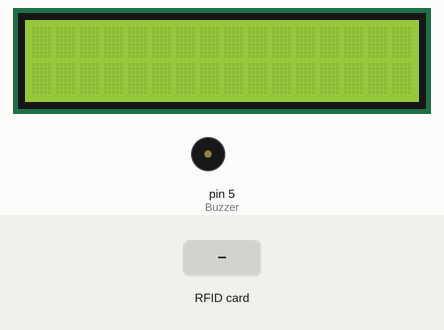
Recording of a sketch running on a simulated Arduino Uno, built with avr-gcc and run on an emulated ATmega328P. Parts: 16×2 character LCD, buzzer (waves = sounding). Inputs (shaded band) come from the test bench. What the sketch prints to the serial monitor is not drawn.

Above: at 1.3 s.
1.4 s: RFID card D3 CF 70 11 held to the reader
At 2.1 s:
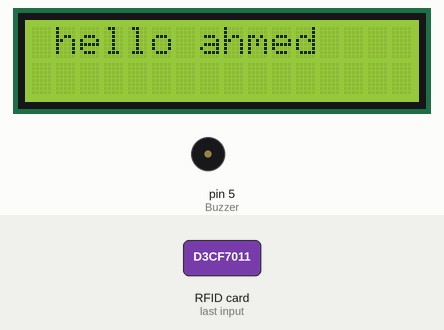
4.4 s: RFID card 83 10 6E 11 held to the reader
At 5.5 s:
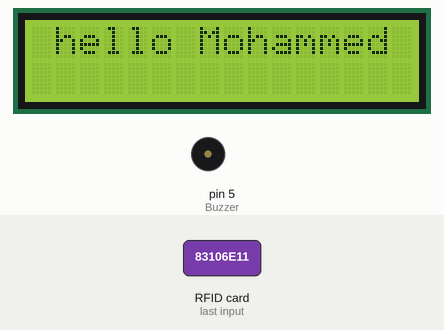
7.4 s: RFID card 5E 7A 19 C4 held to the reader
At 10.1 s:
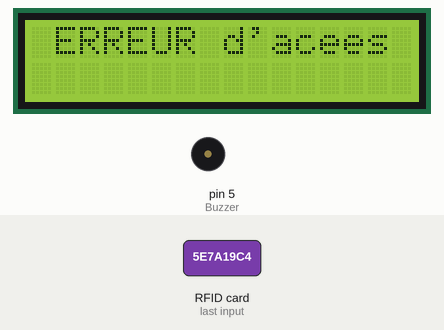
10.4 s: RFID card D3 CF 70 11 held to the reader
At 11.4 s:
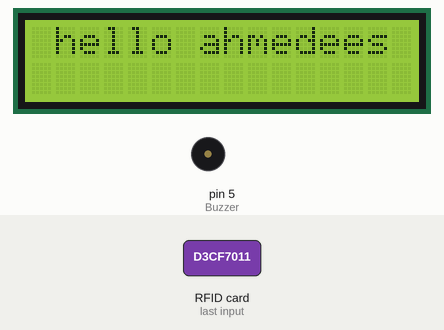
Timing chart, 0 to 14.6 s (numbered marks = the images above; inputs shaded):
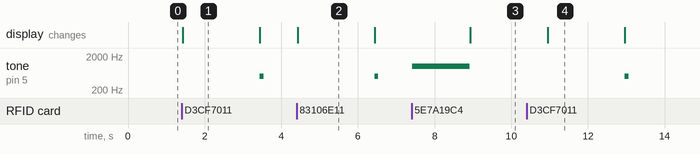

Measured:
- after the input at 1.4 s, tone on pin 5 (Buzzer): silent → 500 Hz after 2.0 s, → silent 0.10 s later; the display: changes at once (image 1)
- after the input at 4.4 s, tone on pin 5 (Buzzer): silent → 500 Hz after 2.0 s, → silent 0.10 s later; the display: changes at once (image 2)
- after the input at 7.4 s, tone on pin 5 (Buzzer): silent → 1000 Hz at once, → silent 1.5 s later; the display: changes after 1.5 s (image 3)
- after the input at 10.4 s, tone on pin 5 (Buzzer): silent → 500 Hz after 2.6 s, → silent 0.10 s later; the display: changes after 0.56 s (image 4)
- what the display in image 1 shows lasts 2.0 s, from 1.4 s to 3.4 s

The sketch:

RFID_BUUZER_LCD.ino
```cpp
#include <SPI.h>
#include <LiquidCrystal_I2C.h>
#include <MFRC522.h>
#include  <Wire.h>

#define SS_PIN 10
#define RST_PIN 9
#define Buzzer 5
unsigned long  time1=0;
bool flag;
int rst=0;
LiquidCrystal_I2C lcd(0x27,16,2);
MFRC522 rfid(SS_PIN,RST_PIN);
void setup() {
  // put your setup code here, to run once:
  Serial.begin(9600);
SPI.begin();
lcd.init();
lcd.backlight();
rfid.PCD_Init();

}
void loop()
{
  rfid1();
  if(flag)
  {
    tone(Buzzer,500);
    delay(100);
    noTone(Buzzer);
    flag=false;
  }

}

void rfid1()
{
 if (millis()-time1>=10000){
    lcd.setCursor(1,0);
    lcd.print("Bienvenue");
    time1=millis();
    rst=1;
 }
 if(millis()-time1>=5000 &&  rst==1){
  lcd.clear();
  rst=0;
 }
  if (rfid.PICC_IsNewCardPresent() && rfid.PICC_ReadCardSerial()) {
  String UID="";
  for (byte i=0;i<rfid.uid.size;i++)
  {
     Serial.print(rfid.uid.uidByte[i] < 0x10 ? " 0" : " ");
     Serial.print(rfid.uid.uidByte[i], HEX);
     UID.concat(String(rfid.uid.uidByte[i] < 0x10 ? " 0" : " "));
     UID.concat(String(rfid.uid.uidByte[i], HEX));
  }
  Serial.println();
  Serial.print("Message : ");
  UID.toUpperCase();

  if (UID.substring(1) == "D3 CF 70 11") //change here the UID of the card/cards that you want to give access  //1
  {
    Serial.println("Ahmed");
    Serial.println("Authorized access");
    lcd.setCursor(1,0);
    lcd.print("hello ahmed");
    delay(2000);
    lcd.clear();
    flag=true;
  }else if(UID.substring(1) == "83 10 6E 11")  //2
  {
    Serial.println("Mohammed");
    Serial.println("Authorized access");
     lcd.setCursor(1,0);
    lcd.print("hello Mohammed ");
    delay(2000);
    lcd.clear();
    flag=true;
  }else           //3 83 8D 76 0D
  {
    Serial.println(" Access denied");
    tone(Buzzer,1000);
    delay(500);
    noTone(Buzzer);
    tone(Buzzer,1000);
    delay(500);
    noTone(Buzzer);
    tone(Buzzer,1000);
    delay(500);
    noTone(Buzzer);
    lcd.setCursor(1,0);
    lcd.print("ERREUR d'acees ");
    delay(2000);
    flag=false;
  }

  rfid.PICC_HaltA();
  // Stop encryption on PCD
  rfid.PCD_StopCrypto1();

}
}
```
